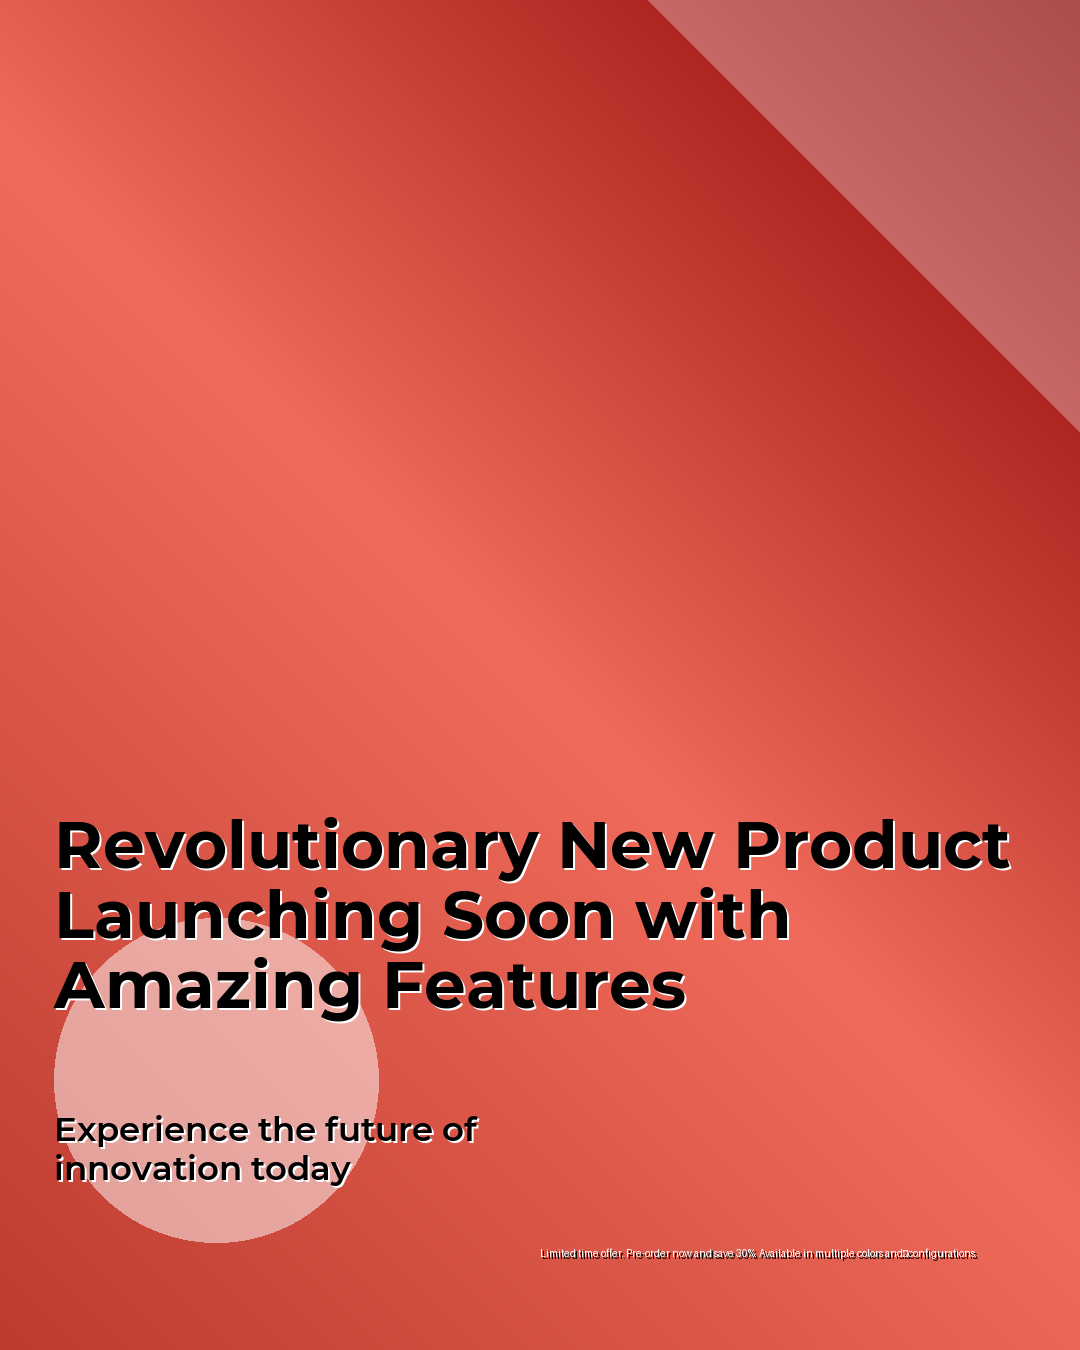

Write the Python code that produced this figure.

import sys
import os
from unittest.mock import MagicMock

# Mock dependencies
sys.modules["google"] = MagicMock()
sys.modules["google.generativeai"] = MagicMock()
sys.modules["diffusers"] = MagicMock()
sys.modules["torch"] = MagicMock()
sys.modules["transformers"] = MagicMock()

# Add src to path
sys.path.append(os.path.abspath(os.path.join(os.path.dirname(__file__), '.')))

from src.agents.design_spec import DesignSpec, DesignContent
from src.designers.compositional_designer import CompositionalDesigner

def test_integrated_design():
    print("="*60)
    print("Testing Integrated Design System")
    print("="*60)

    # Create a test spec with long text to test layout adaptation
    spec = DesignSpec(
        goal=1,  # Persuade
        format=0,  # Poster
        tone=0.8,  # Energetic (Golden Ratio typography)
        style_prompt="Bold marketing poster",
        content=DesignContent(
            headline="Revolutionary New Product Launching Soon with Amazing Features",
            subheading="Experience the future of innovation today",
            details="Limited time offer. Pre-order now and save 30%. Available in multiple colors and configurations."
        )
    )

    print("\n📝 Design Spec:")
    print(f"  Goal: {spec.goal_name}")
    print(f"  Format: {spec.format_name}")
    print(f"  Tone: {spec.tone_description} ({spec.tone})")
    print(f"  Headline: '{spec.content.headline}'")

    # Create designer
    designer = CompositionalDesigner(device="cpu")

    print("\n🎨 Generating Design...")
    print("-"*60)

    # Generate design
    try:
        image = designer.create_design(spec)

        print("-"*60)
        print(f"\n✅ Design Generated Successfully!")
        print(f"  Size: {image.size}")

        # Save output
        output_path = "test_integrated_design.png"
        image.save(output_path)
        print(f"  Saved to: {output_path}")

        print("\n🔍 Integrated Features:")
        print("  ✅ OkLCH Color System (Emotional mapping + Contrast enforcement)")
        print("  ✅ Typography Engine (Modular Scale + Widow fixing)")
        print("  ✅ Layout Adapter (Adaptive zone positioning)")

        return image

    except Exception as e:
        print(f"❌ Error: {e}")
        import traceback
        traceback.print_exc()
        return None

if __name__ == "__main__":
    test_integrated_design()
